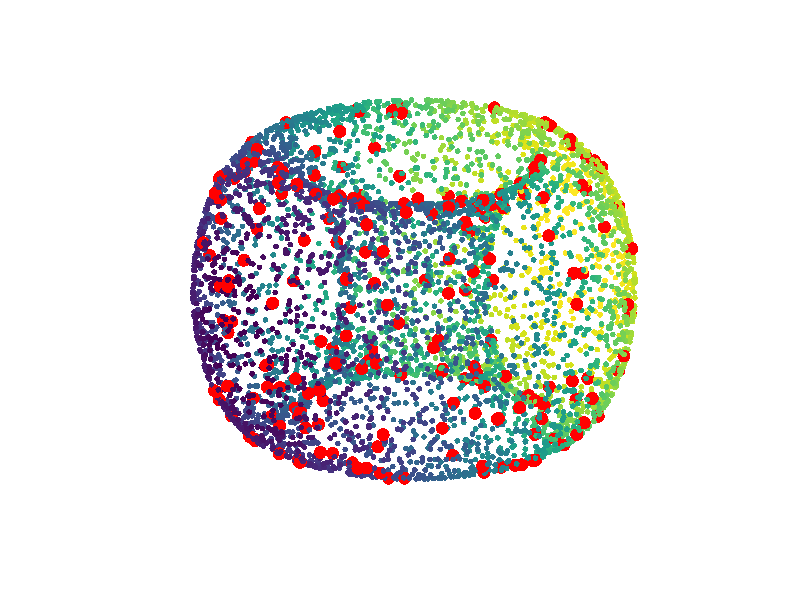
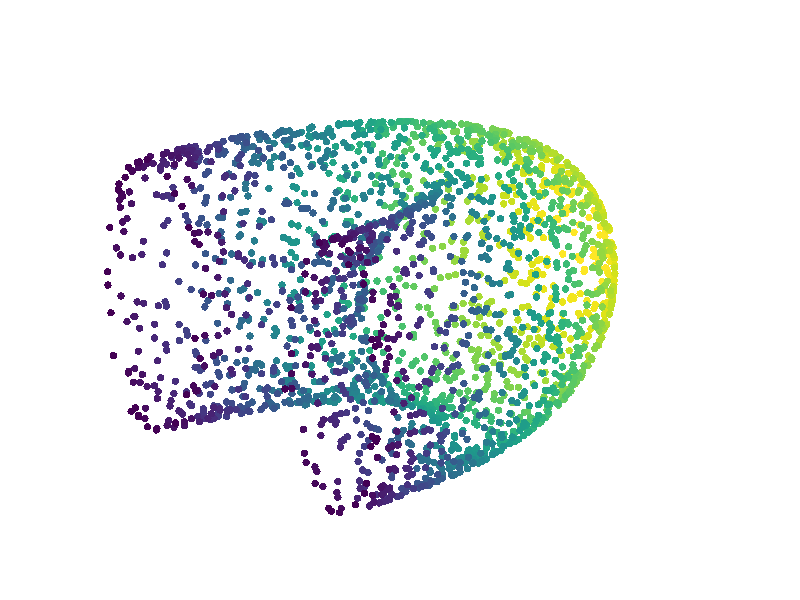
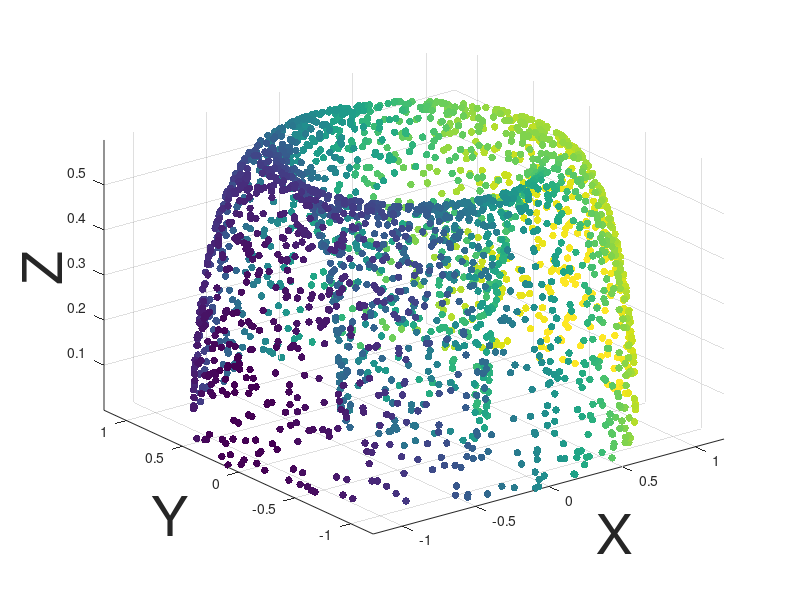

Write MATLAB code to recreate these figures, in order. (Note: this script raises an error after producing the figures.)
%% 5000 clean data points with 200 clean landmarks

ref.size = 200;
N = 5000 + ref.size;
c = linspace(1, N-ref.size, N-ref.size);

%% generate T^2 data
a = 0.8; b = .4;
theta = nan(N, 1);
i = 1;
while i <= N
    xvec = 2 * pi * rand(1);
    yvec = (1 / pi) * rand(1);
    fx = (1 + (3 / 5) * cos(xvec)) / (2 * pi);
    if (yvec < fx)
        theta(i) = xvec;
        i = i + 1;
    else
        continue
    end
end
% by surface of revolution formula
phi = 2 * pi * rand(N, 1);
x = (a + b * cos(theta)) .* cos(phi);
y = (a + b * cos(theta)) .* sin(phi);
z = 1.5 * b * sin(theta);
data = sortrows([x, y, z]);
p = size(data, 2);
q = p;

refind = randperm(N);
refind = refind(1:ref.size);
ref.set = data(refind, :);
data(refind, :) = [];


figure('Renderer', 'painters', 'Position', [10 10 1200 700]);
scatter3(data(:, 1), data(:, 2), data(:, 3), 18, c, 'filled'); axis tight;
xlabel('X', 'fontsize', 40); ylabel('Y', 'fontsize', 40); zlabel('Z', 'fontsize', 40)
hold on; scatter3(ref.set(:, 1), ref.set(:, 2), ref.set(:, 3), 90, 'r', 'filled'); axis tight;
%ax = gca; ax.FontSize = 40; 
axis off
%title('Torus and subset','fontsize', 20)

% cut into half for better visulization
U = data;
x = U(:,1);
y = U(:,2);
z = U(:,3);

Ux = U(x>0, :);
Uy = U(y>0, :);
Uz = U(z>0, :);


figure('Renderer', 'painters', 'Position', [10 10 1200 700]);
scatter3(Ux(:, 1), Ux(:, 2), Ux(:, 3), 30, c(x>0), 'filled'); axis tight;
xlabel('X', 'fontsize', 40); ylabel('Y', 'fontsize', 40); zlabel('Z', 'fontsize', 40)
%ax = gca; ax.FontSize = 40; 
axis off
%title('Torus vertical cut','fontsize', 20)

figure('Renderer', 'painters', 'Position', [10 10 1200 700]);
scatter3(Uz(:, 1), Uz(:, 2), Uz(:, 3), 30, c(z>0), 'filled'); axis tight;
xlabel('X', 'fontsize', 40); ylabel('Y', 'fontsize', 40); zlabel('Z', 'fontsize', 40)
ax = gca; ax.FontSize = 40; 
%title('Torus horizontal cut','fontsize', 20)

%% DM
[U1, ~] = DiffusionMap(data, 0, 3, 100, 1);
figure('Renderer', 'painters', 'Position', [10 10 1200 700]);
scatter3(U1(:, 1), U1(:, 2), U1(:, 3), 25, c, 'filled'); axis tight;
xlabel('X', 'fontsize', 40); ylabel('Y', 'fontsize', 40); zlabel('Z', 'fontsize', 40)
%ax = gca; ax.FontSize = 40; 
axis off
%title('DM embedding','fontsize', 25)

U = U1;
x = U(:,1);
y = U(:,2);
z = U(:,3);
Ux = U(x>0, :);
Uy = U(y>-0.02, :);
Uz = U(z>0, :);

figure('Renderer', 'painters', 'Position', [10 10 1200 700]);
scatter3(Uy(:, 1), Uy(:, 2), Uy(:, 3), 35, c(y>-0.02), 'filled'); axis tight;
%scatter3(Ux(:, 1), Ux(:, 2), Ux(:, 3), 25, c(x>0), 'filled'); axis tight;
xlabel('X', 'fontsize', 40); ylabel('Y', 'fontsize', 40); zlabel('Z', 'fontsize', 40)
%ax = gca; ax.FontSize = 40; 
axis off

figure('Renderer', 'painters', 'Position', [10 10 1200 700]);
scatter3(Uz(:, 1), Uz(:, 2), Uz(:, 3), 35, c(z>0), 'filled'); axis tight;
xlabel('X', 'fontsize', 40); ylabel('Y', 'fontsize', 40); zlabel('Z', 'fontsize', 40)
ax = gca; ax.FontSize = 40; 

%% Nystrom
sample = ref.set;
sample_size = ref.size; 
[V, ~] = Nystrom(data, sample, 3, 0);
V = V(sample_size+1:end, :);
V = V(:, 2:end);
V = normc(V);
 
figure('Renderer', 'painters', 'Position', [10 10 1200 700]);
scatter3(V(:, 1),V(:, 2), V(:, 3), 25, c, 'filled'); axis tight;
xlabel('X', 'fontsize', 40); ylabel('Y', 'fontsize', 40); zlabel('Z', 'fontsize', 40)
%ax = gca; ax.FontSize = 40; 
axis off
%title('Nystrom','fontsize', 20)

% cut into half for better visulization
U = V;
x = U(:,1);
y = U(:,2);
z = U(:,3);
Ux = U(x>-.005, :);
Uy = U(y>-.005, :);
Uz = U(z>0, :);

%subplot(3,3,5)
figure('Renderer', 'painters', 'Position', [10 10 1200 700]);
scatter3(Uy(:, 1), Uy(:, 2), Uy(:, 3), 35, c(y>-.005), 'filled'); axis tight;
%scatter3(Ux(:, 1), Ux(:, 2), Ux(:, 3), 35, c(x>-.005), 'filled'); axis tight;
xlabel('X', 'fontsize', 40); ylabel('Y', 'fontsize', 40); zlabel('Z', 'fontsize', 40)
%ax = gca; ax.FontSize = 40; 
axis off
%title('Nystrom vertical cut','fontsize', 20)

%subplot(3,3,6)
figure('Renderer', 'painters', 'Position', [10 10 1200 700]);
scatter3(Uz(:, 1), Uz(:, 2), Uz(:, 3), 35, c(z>0), 'filled'); axis tight;
xlabel('X', 'fontsize', 40); ylabel('Y', 'fontsize', 40); zlabel('Z', 'fontsize', 40)
ax = gca; ax.FontSize = 40; 
%title('Nystrom horizontal cut','fontsize', 20)


%% Roseland
[U2, ~] = refDM(data, 3, ref, 0);
U2 = U2(:, 2:end);
U2 = normc(U2);


figure('Renderer', 'painters', 'Position', [10 10 1200 700]);
scatter3(U2(:, 1),U2(:, 2), U2(:, 3), 25, c, 'filled'); axis tight;
xlabel('X', 'fontsize', 40); ylabel('Y', 'fontsize', 40); zlabel('Z', 'fontsize', 40)
%ax = gca; ax.FontSize = 40; 
axis off


% cut into half for better visulization
U = U2;
x = U(:,1);
y = U(:,2);
z = U(:,3);
Ux = U(x>-.005, :);
Uy = U(y>-.005, :);
Uz = U(z>0, :);

%subplot(3,3,8)
figure('Renderer', 'painters', 'Position', [10 10 1200 700]);
scatter3(Uy(:, 1), Uy(:, 2), Uy(:, 3), 35, c(y>-.005), 'filled'); axis tight;
%scatter3(Ux(:, 1), Ux(:, 2), Ux(:, 3), 35, c(x>-.005), 'filled'); axis tight;
xlabel('X', 'fontsize', 40); ylabel('Y', 'fontsize', 40); zlabel('Z', 'fontsize', 40)
%ax = gca; ax.FontSize = 40; 
axis off
%title('ref DM vertical cut','fontsize', 20)

%subplot(3,3,9)
figure('Renderer', 'painters', 'Position', [10 10 1200 700]);
scatter3(Uz(:, 1), Uz(:, 2), Uz(:, 3), 35, c(z>0), 'filled'); axis tight;
xlabel('X', 'fontsize', 40); ylabel('Y', 'fontsize', 40); zlabel('Z', 'fontsize', 40)
ax = gca; ax.FontSize = 40; 
%title('ref DM horizontal cut','fontsize', 20)    

%% Haddad

u_Haddad = HKC(data, 3, ref, 0);
u_Haddad = u_Haddad(:, 2:end);
u_Haddad = normc(u_Haddad);

figure('Renderer', 'painters', 'Position', [10 10 1200 700]);
scatter3(u_Haddad(:, 1),u_Haddad(:, 2), u_Haddad(:, 3), 25, c, 'filled'); axis tight;
xlabel('X', 'fontsize', 40); ylabel('Y', 'fontsize', 40); zlabel('Z', 'fontsize', 40)
axis off

% cut into half for better visulization
U = u_Haddad;
x = U(:,1);
y = U(:,2);
z = U(:,3);
Ux = U(x>-.006, :);
Uy = U(y>-.006, :);
Uz = U(z>0, :);

figure('Renderer', 'painters', 'Position', [10 10 1200 700]);
%scatter3(Uy(:, 1), Uy(:, 2), Uy(:, 3), 35, c(y>-.006), 'filled'); axis tight;
scatter3(Ux(:, 1), Ux(:, 2), Ux(:, 3), 35, c(x>-.006), 'filled'); axis tight;
axis off
%title('ref DM vertical cut','fontsize', 20)


